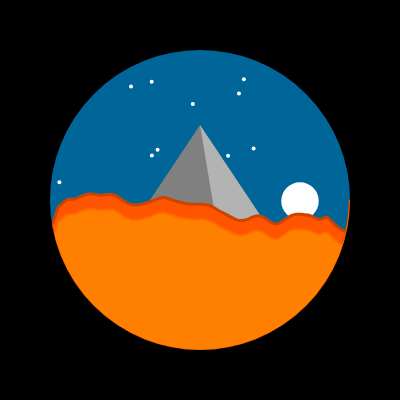
Frame 1 (no input)
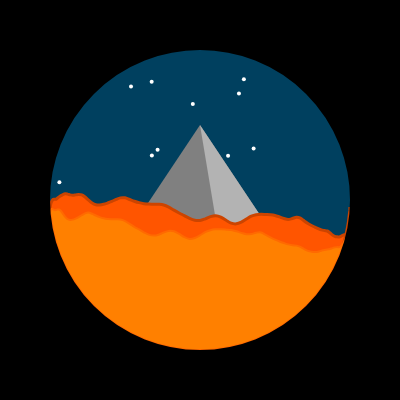
Frame 60 (no input)
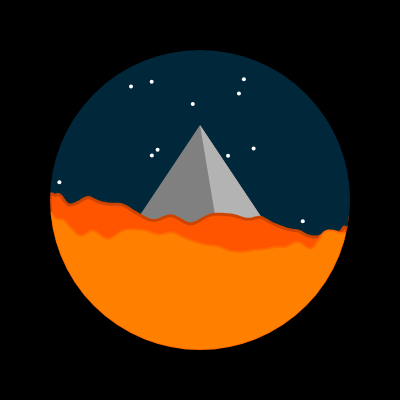
Frame 120 (the mouse pressed at the canvas centre since frame 60)

The p5.js sketch that drew these frames (run headless with seeded random() and noise() and a simulated clock; from frame 60 on, the mouse is pressed at the canvas centre):

// p5.js sketch
// ── sketch.js
let starSeeds = []

function setup() {
  createCanvas(400, 400);
  for (let i = 0; i <= 72; i++) {
    let ang = i * PI / 36
    let rand = random(-PI, PI)
    let d = random(r * 0.95)
    starSeeds[i] = createVector(rand, d)
  }
}
let ang = 0
let r = 150
let pang = ang

function alttan(x) {
  return sin(x) / (1 + (cos(x) + cos(x)))
}

function draw() {
  let bright = (sin(frameCount * 0.01) * 255) % 255
  background(0);
  translate(width / 2, height / 2)
  //  stroke(255-bright)

  let a = PI / 2
  let b = PI
  let t = frameCount * 0.01

  //noFill()

  strokeWeight(3)
  colorMode(HSB)
  //sky
  fill(200, 100, 60 - sin(t) * 40)
  noStroke()
  beginShape()
  for (let i = 0; i <= 72; i++) {
    let ang = i * PI / 36
    let x = (r + 1) * cos(ang)
    let y = (r + 1) * sin(ang)
    curveVertex(x, y)
  }
  endShape(CLOSE)

  //stars
  strokeWeight(3)
  colorMode(HSB)
  stroke(200, 0, 100)
  strokeWeight(4)


  for (let i = 0; i <= 36; i++) {
    let ang = i * PI / 36
    let rand = starSeeds[i].x
    let d = starSeeds[i].y
    let x = d * cos(-rand)
    let y = d * sin(-rand)
    point(x, y)
  }
  noStroke()
  //smun
  fill(200, 0, 100)

  let yoff = (r / 1.5) * sin(t)
  let xoff = (r / 1.5) * cos(t)
  ellipse(xoff, yoff, r / 4)
  fill(200, 0, 50)
  triangle(-r , r , r , r, 0, -r / 2)
  fill(200, 0, 70)
  triangle(r / 4, r , r , r, 0, -r / 2)

  //terrain

  strokeWeight(3)
  stroke(20, 100, 80, 8)
  //strokeWeight(2)
  fill(20, 100, 100)
  beginShape()
  for (let i = 0; i <= 180; i++) {
    let ang = i * PI / 90
    let x = r * cos(ang)
    //max(cos(ang), alttan(noise(ang + t)) + PI / 4)
    let y = r * max(sin(ang),0.5 -sin(noise(ang + t / 2)))
    curveVertex(x, y)
  }
  endShape(CLOSE)

  strokeWeight(2)
  fill(30, 100, 100)
  stroke(25, 100, 100, 8)
  beginShape()
  for (let i = 0; i <= 180; i++) {
    let ang = i * PI / 90 
    let x = r * cos(ang)
    //max(cos(ang), alttan(noise(ang + t)) + PI / 4)
    let y = r * max(sin(ang), 0.6 - sin(noise(ang + t)))
    curveVertex(x, y)
  }
  endShape(CLOSE)
  noFill()
  stroke(0)
  strokeWeight(r/2)
  ellipse(0,0,r*2.5)

}
